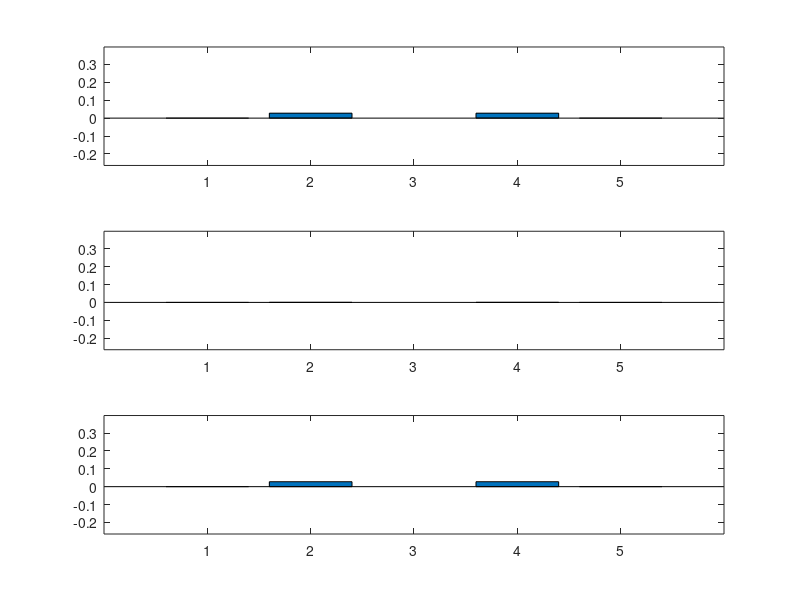

The MATLAB script that drew this image:
%% Definitions
% Convert LLR to probability
pFromBelief = @(beliefs) 1./(1+exp(-beliefs));

% Divergence
dkl = @(p1,p2) sum(p1.*log(p1./p2));
dklFromBelief = @(b1,b2) dkl([pFromBelief(b1) 1-pFromBelief(b1)], [pFromBelief(b2) 1-pFromBelief(b2)]);

% Certainty
negentropy = @(ps) ps.*log(ps)+(1-ps).*log(1-ps);
neFromBelief = @(belief) negentropy(pFromBelief(belief));

%% Calculate
% Setup
h = 0.5;
prior = log(h ./ (1 - h));
cues = [-inf, -0.4771, 0, 0.4771, inf];
cue_names = ["Strong T1", "Weak T1", "Ambiguous", "Weak T2", "Strong T2"];

% Update belief
hScale = (1-h)./h;
prior_belief = prior + log(hScale+exp(-prior)) - ...
    log(hScale+exp(prior));
cur_beliefs = prior_belief + cues;

% Certainty
ic = neFromBelief(cur_beliefs) - neFromBelief(prior);

% Disparity and KL
for cue_loc = 1:5
    %kl = dklFromBelief(cur_beliefs(cue_loc), neFromBelief(prior)); % line
    %from previous version that I think is wrong
    kl(cue_loc) = dklFromBelief(cur_beliefs(cue_loc), prior);
    ir(cue_loc) = kl(cue_loc)-ic(cue_loc);

    disp(cue_names(cue_loc));
    fprintf('%.3f DKL = %.3f ic + %.3f ir\n', kl(cue_loc), ...
        ic(cue_loc), ir(cue_loc));
end

%% Plot
% Bar graphs with quantities grouped together in rows
%colors = ["#20419A", "#437DB7", "w", "#79ABC5", "#70CDDD"]; % low-switch
colors = ["#8C191B", "#CB2027", "w", "#E32026", "#EF8480"]; % high-switch
edge_colors = ["none", "none", "k", "none", "none"];

figure;
subplot(311);
bar(ic);
ylim([1.1*-0.2406, 1.1*0.3616]); % based on overall max/min values
subplot(312);
bar(ir);
ylim([1.1*-0.2406, 1.1*0.3616]);
subplot(313);
bar(kl);
ylim([1.1*-0.2406, 1.1*0.3616]);

% Bar graph for each cue location
% for cue_loc = 1:5
%     figure;
%     bar([ic(cue_loc), ir(cue_loc), kl(cue_loc)], 'FaceColor', ...
%         colors(cue_loc), 'EdgeColor', edge_colors(cue_loc), ...
%         'DisplayName', cue_names(cue_loc));
%     ylim([1.1*-0.2406, 1.1*0.3616]);
%     xticklabels(["Certainty", "Disparity", "DKL"]);
%     legend();
% end

% 1D belief updates
% figure;
% hold on;
% 
% colors = ["#20419A", "#437DB7", "w", "#79ABC5", "#70CDDD"]; % low-switch
% %colors = ["#8C191B", "#CB2027", "w", "#E32026", "#EF8480"]; %
% high-switch
% 
% p1 = plot([0, 1], [0, 0], 'k-', 'LineWidth', 2);
% p2 = plot([0, 0], [-0.1, 0.1], 'k-', 'LineWidth', 2);
% p3 = plot([0.5, 0.5], [-0.1, 0.1], 'k-', 'LineWidth', 2);
% p4 = plot([1, 1], [-0.1, 0.1], 'k-', 'LineWidth', 2);
% scatter(h, 0, 100, 'filled', 'MarkerFaceColor', 'k', ...
%     'DisplayName', 'Prior = 0.13');
% for cue_loc = 1:5
%     if cue_loc == 3
%         scatter(pFromBelief(cur_beliefs(cue_loc)), 0, 100, ...
%             'filled', 'MarkerFaceColor', colors(cue_loc), ...
%             'MarkerEdgeColor', 'k', 'DisplayName', cue_names(cue_loc));
%     else
%         scatter(pFromBelief(cur_beliefs(cue_loc)), 0, 100, ...
%         'filled', 'MarkerFaceColor', colors(cue_loc), ...
%         'DisplayName', cue_names(cue_loc));
%     end
% end
% 
% ylim([-1 1]);
% set(gca, 'XColor', 'k', 'YColor', 'k');
% text(h, -0.1, 'P', 'Color', 'k', 'FontSize', 14, 'FontWeight', 'bold', 'HorizontalAlignment', 'center');
% p1.HandleVisibility = 'off';
% p2.HandleVisibility = 'off';
% p3.HandleVisibility = 'off';
% p4.HandleVisibility = 'off';
% legend();

% 2D negentropy curve
% figure;
% hold on;
% xaxis = 0:0.001:1;
% yaxis = negentropy(xaxis);
% 
% p = plot(xaxis, yaxis, 'DisplayName', '');
% scatter(h, negentropy(h), 'DisplayName', 'Prior = 0.33');
% for cue_loc = 1:5
%     scatter(pFromBelief(cur_beliefs(cue_loc)), ...
%         neFromBelief(cur_beliefs(cue_loc)), ...
%         'DisplayName', cue_names(cue_loc));
% end
% 
% p.HandleVisibility = 'off';
% legend();
% xlabel('P(Target 2)');
% ylabel('Negative entropy ("certainty")');